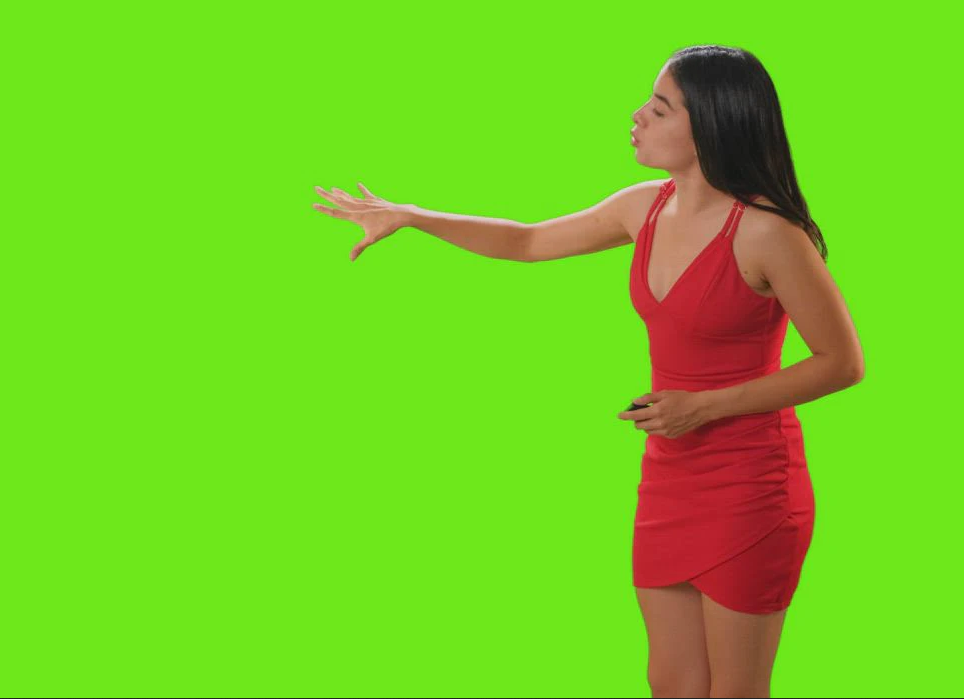
#> input picture Background Subtraction/Image/pg4.png, 964 x 699 px
$ python foreground.py
#> lines starting #> are read from the running program, lines starting #| are printed output that depends on the picture; after the words box and inside, x2 and y2 are one past the last pixel; in counts of white or black regions, pixels touching at a corner belong together
#> further down, fg is the input picture: shape (699, 964, 3); mean B, G, R 32.7, 203.1, 116.8
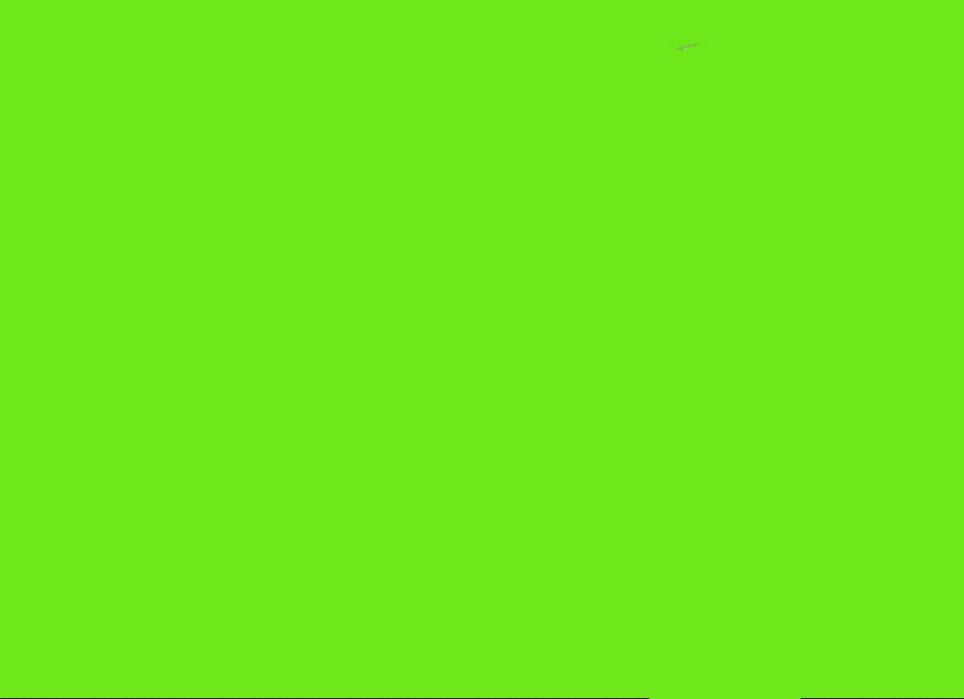
#> input picture Background Subtraction/Image/background4.png, 964 x 699 px
#> further down, bg is the input picture: shape (699, 964, 3); mean B, G, R 27, 231.8, 109.9
import cv2
import numpy as np
import matplotlib.pyplot as plt

def resize(dst, img):
    width = img.shape[1]
#> width = 964
    height = img.shape[0]
#> height = 699

    dim = (width, height)
#> dim = (964, 699)
    resized = cv2.resize(src=dst, dsize=dim, interpolation = cv2.INTER_AREA)
    return resized

def background_subtraction(foreground, background):
    foreground = np.copy(foreground)
    foreground = resize(foreground, background)
    # làm mờ ảnh foreground bằng bộ lọc làm mờ Gaussian
    foreground = cv2.GaussianBlur(foreground, (5,5), 0)

    diffence = cv2.absdiff(foreground,background)
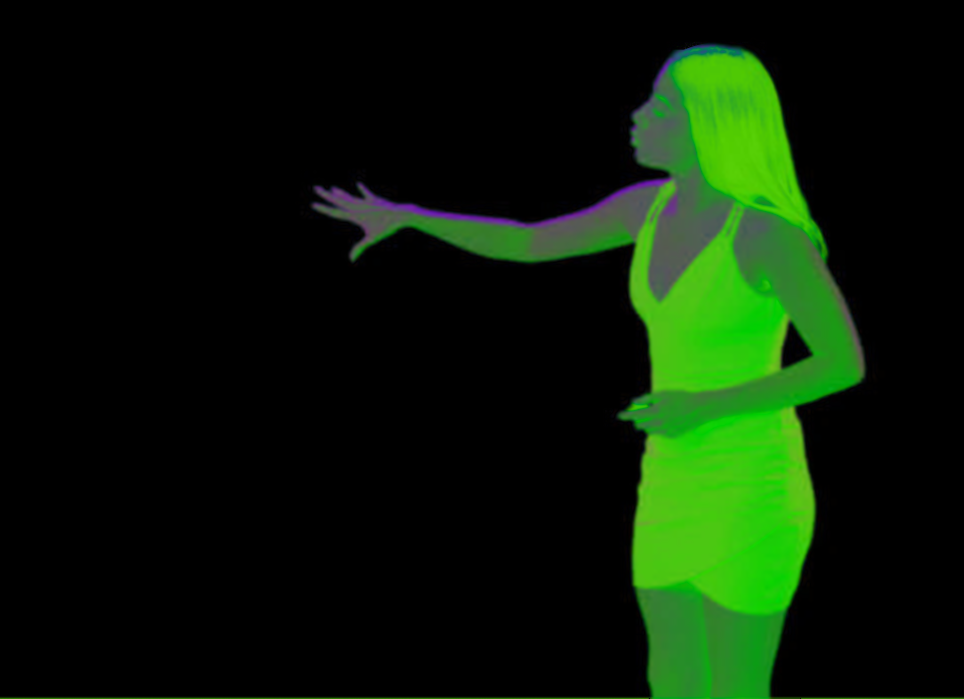
#> diffence: shape (699, 964, 3); mean B, G, R 5.9, 28.9, 10.1
    diffence = np.sum(diffence, axis=2) / 3.0
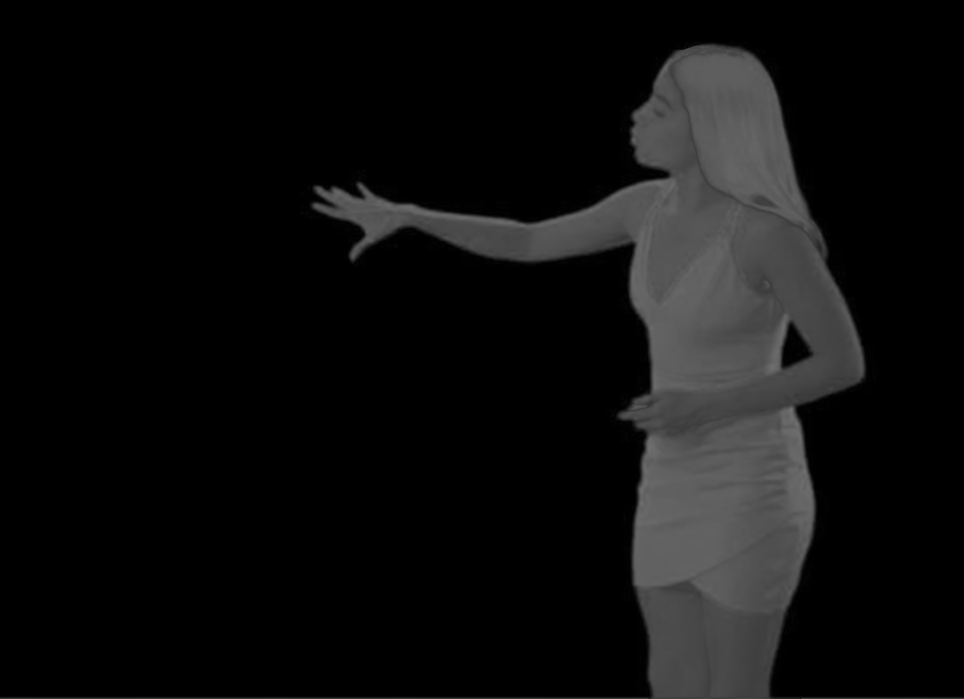
#> diffence: shape (699, 964) float64; min 0, max 112.7, mean 14.9
    _, diffence = cv2.threshold(diffence, 25, 255, cv2.THRESH_BINARY)
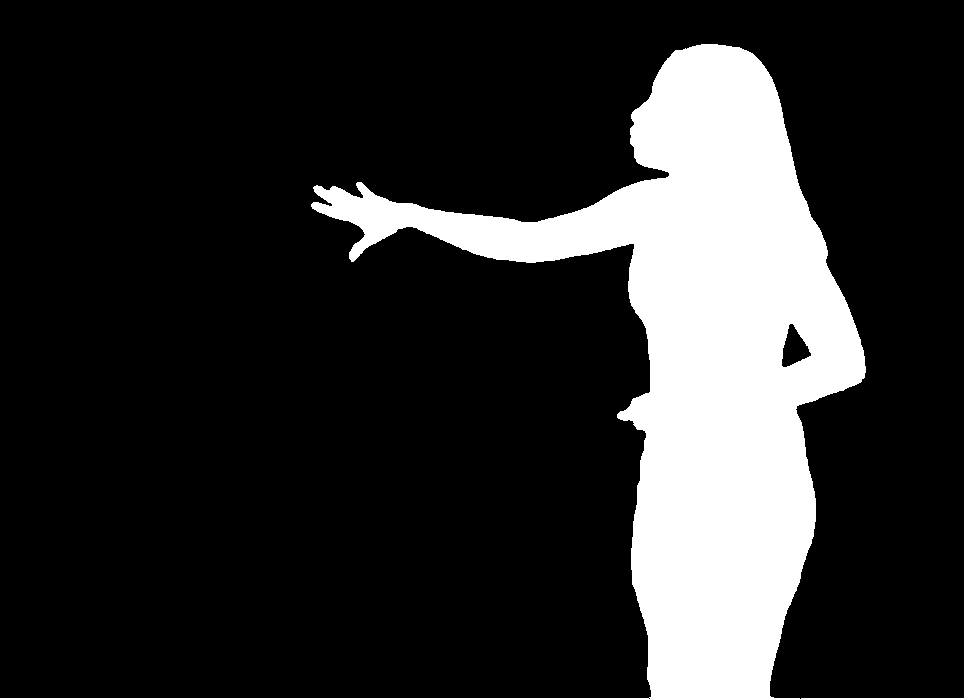
#> diffence: shape (699, 964) float64; 18.1% white; 2 white regions, box (x1, y1, x2, y2) and area: (0, 44, 866, 699) 121646, (801, 698, 964, 699) 163
    #cv2.imshow("Foreground", diffence)
    #cv2.imwrite("foreground.png", diffence)
    #cv2.waitKey(0)
    return diffence


fg = cv2.imread('Image/pg4.png')
bg = cv2.imread('Image/background4.png')

foreground = background_subtraction(fg, bg)
plt.imshow(foreground, cmap='gray')
plt.axis('off')
plt.show()
